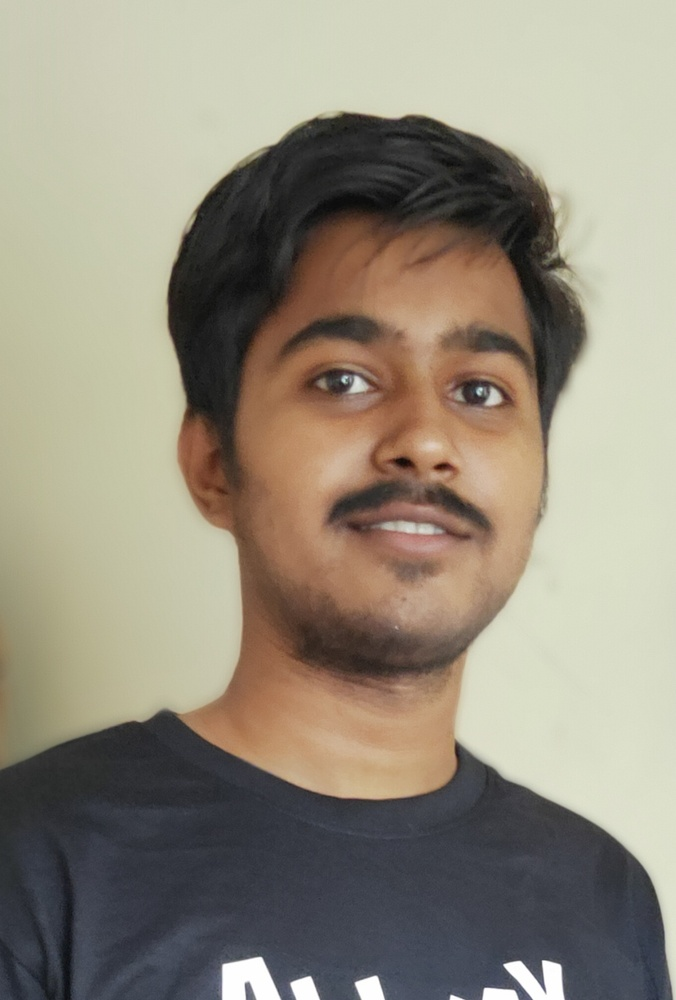
%> input picture Assignment-4/qq1.jpg, 676 x 1000 px, shrunk from 1216 x 1799 before the run
$ octave bit_plane_slicing.m   (GNU Octave 9; MATLAB toolbox functions it lacks are replaced by stand-ins)
%> lines starting %> are read from the running program, lines starting %| are printed output that depends on the picture; in (x1, y1, x2, y2) boxes, pixels count from 0 and x2, y2 are one past the last pixel; in counts of white or black regions, pixels touching at a corner belong together; the program's own positions count from 1
clc
clear all
close all
warning off;
A = imread('qq1.jpg');
%> A is the input picture: size 1000x676x3 uint8; mean R, G, B 148.1, 140.5, 124.9
C = rgb2gray(A); % converting image to gray image first and then using that image.
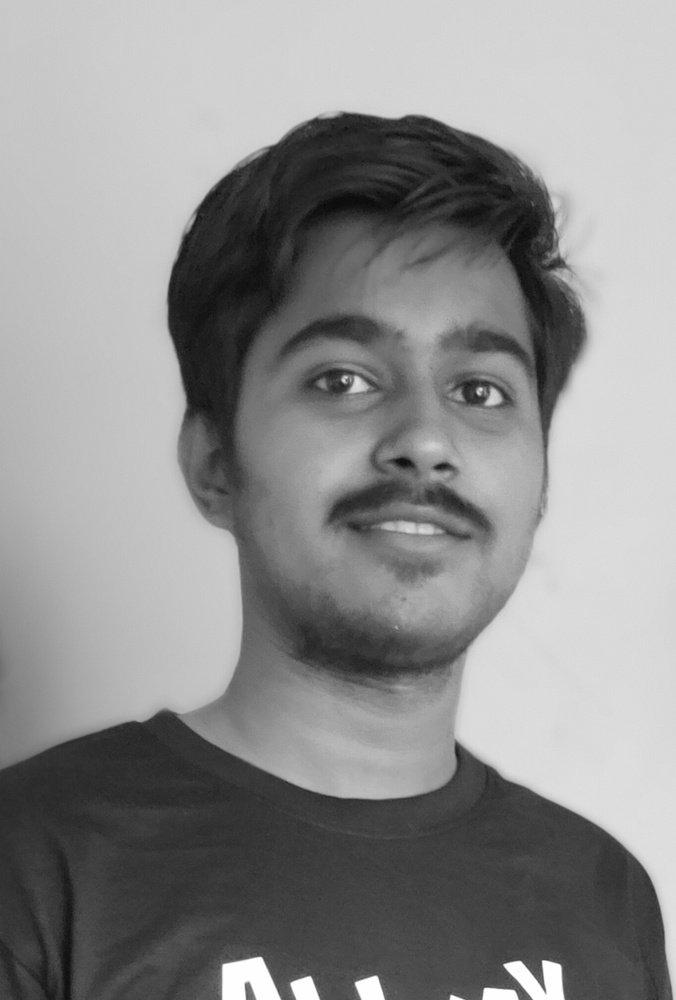
%> C: size 1000x676 uint8; min 8, max 255, mean 141
C = double(C);
%> C: size 1000x676 double
B = bitget(C,1);
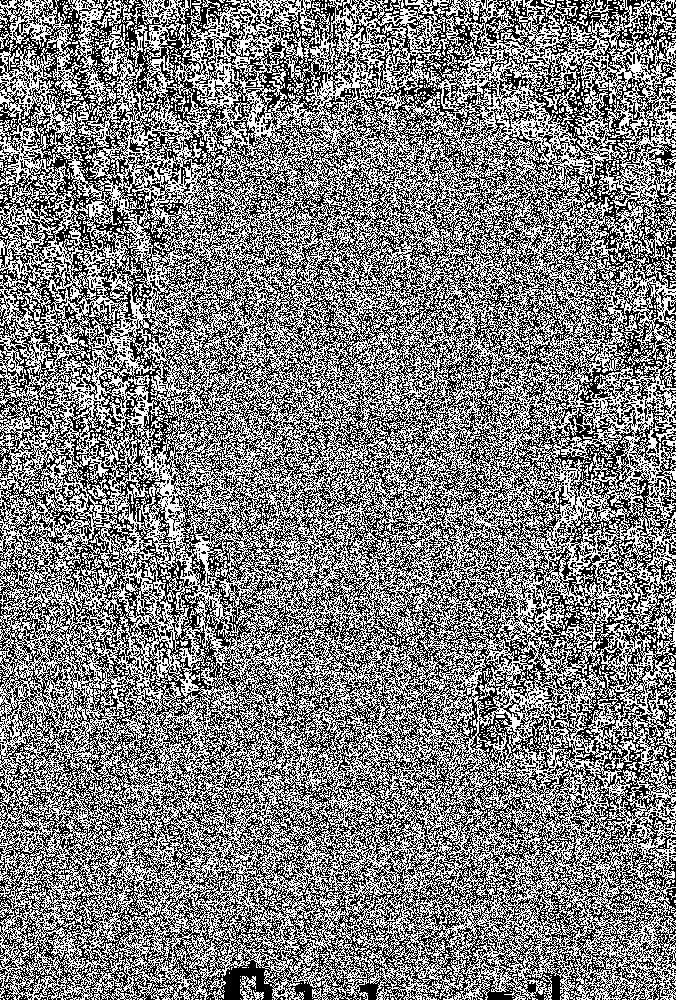
%> B: size 1000x676 logical; 50.1% white; black in thin lines or dots
figure,
subplot(2,4,1); imshow((B)); title('Bit plane 1');
B = bitget(C,2);
%> B: size 1000x676 logical; 49.2% white in thin lines or dots
subplot(2,4,2); imshow((B)); title('Bit plane 2');
B = bitget(C,3);
%> B: size 1000x676 logical; 49.1% white; 4583 white regions (4479 under 20 px), largest, box (x1, y1, x2, y2) and area: (0, 0, 676, 1000) 313163, (647, 571, 676, 715) 1570, (518, 717, 551, 760) 407
subplot(2,4,3); imshow((B)); title('Bit plane 3');
B = bitget(C,4);
%> B: size 1000x676 logical; 49.2% white; 4215 white regions (4122 under 20 px), largest, box (x1, y1, x2, y2) and area: (0, 0, 604, 1000) 202334, (461, 287, 676, 981) 69856, (163, 797, 675, 1000) 24075
subplot(2,4,4); imshow((B)); title('Bit plane 4');
B = bitget(C,5);
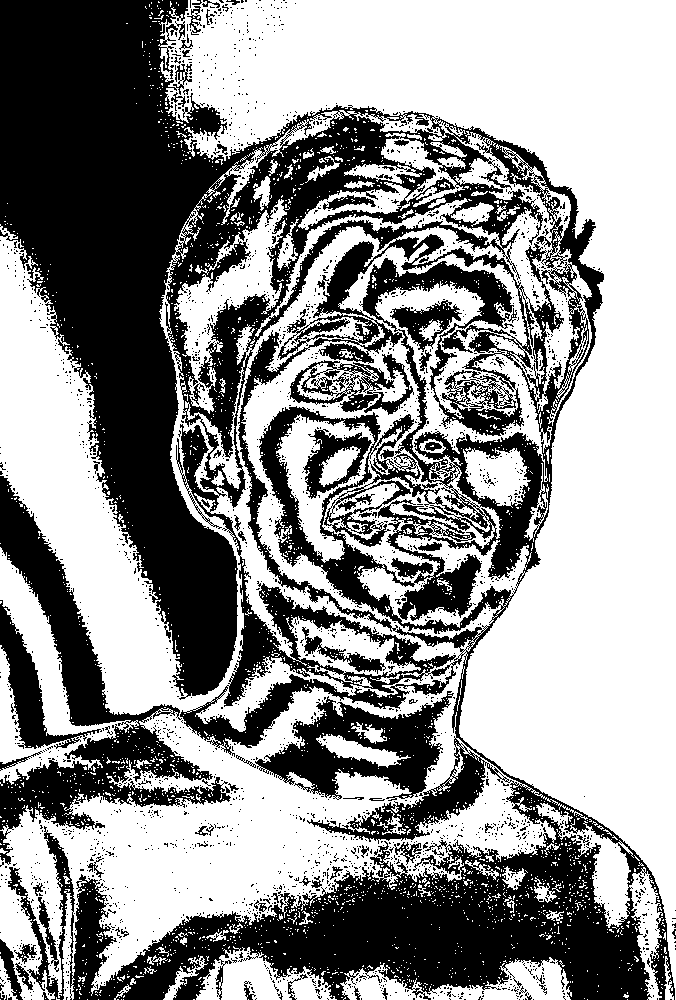
%> B: size 1000x676 logical; 57.4% white; 2404 black regions (2320 under 20 px), largest, box (x1, y1, x2, y2) and area: (0, 0, 675, 1000) 237547, (0, 476, 231, 865) 19674, (255, 691, 454, 801) 9212
subplot(2,4,5); imshow((B)); title('Bit plane 5');
B = bitget(C,6);
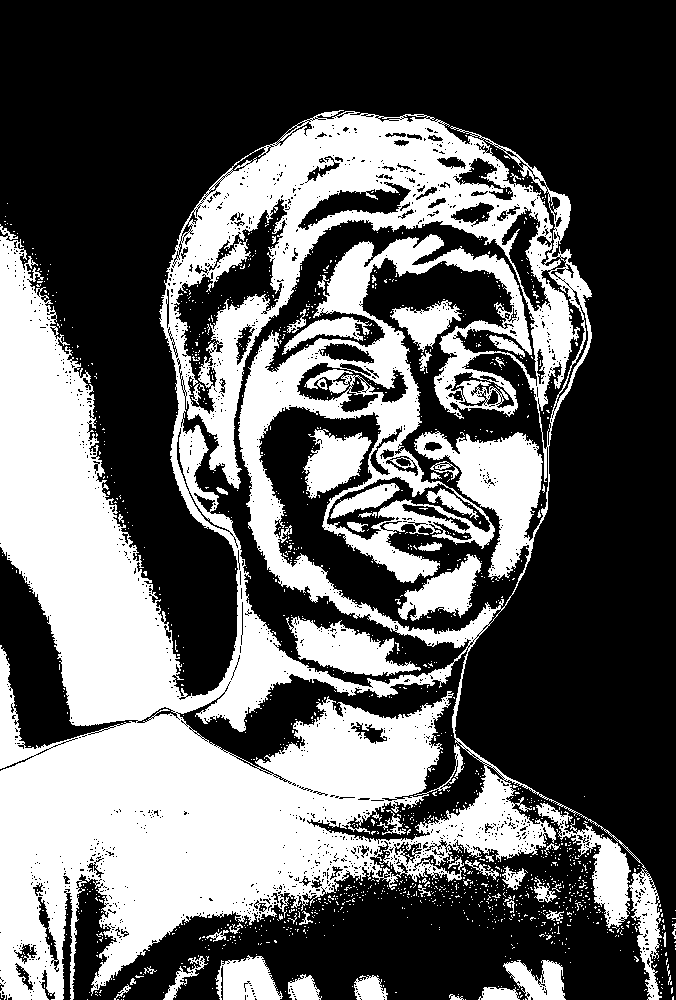
%> B: size 1000x676 logical; 37.8% white; 1467 white regions (1411 under 20 px), largest, box (x1, y1, x2, y2) and area: (0, 110, 662, 1000) 229887, (286, 616, 421, 676) 3904, (303, 429, 372, 499) 2707
subplot(2,4,6); imshow((B)); title('Bit plane 6');
B = bitget(C,7);
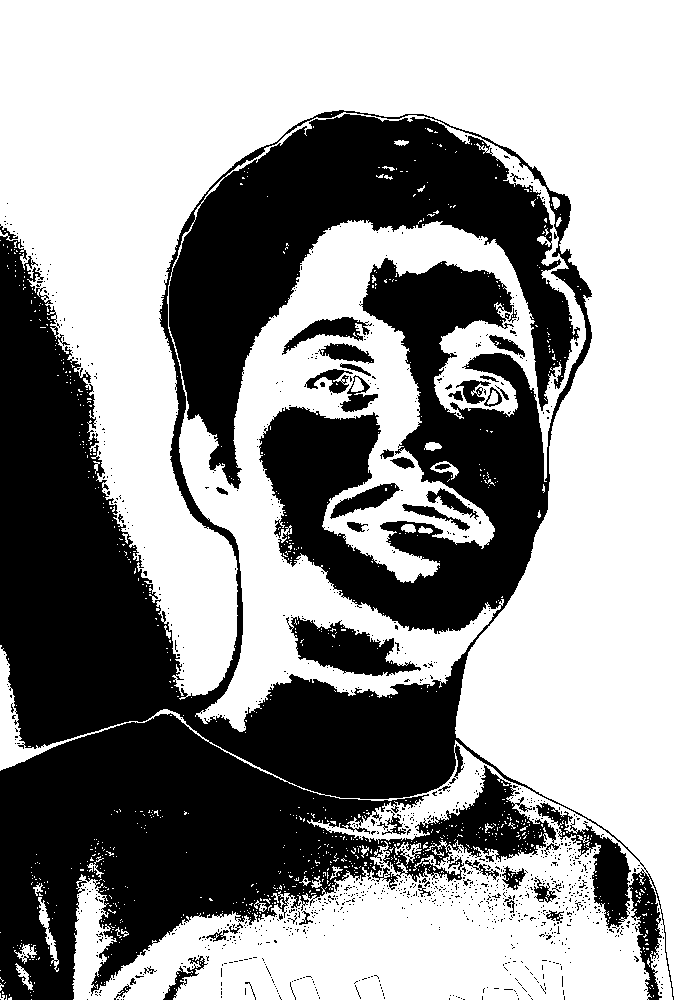
%> B: size 1000x676 logical; 58.8% white; 1193 black regions (1143 under 20 px), largest, box (x1, y1, x2, y2) and area: (0, 110, 674, 1000) 263232, (286, 616, 421, 676) 3904, (282, 317, 372, 355) 1145
subplot(2,4,7); imshow((B)); title('Bit plane 7');
B = bitget(C,8);
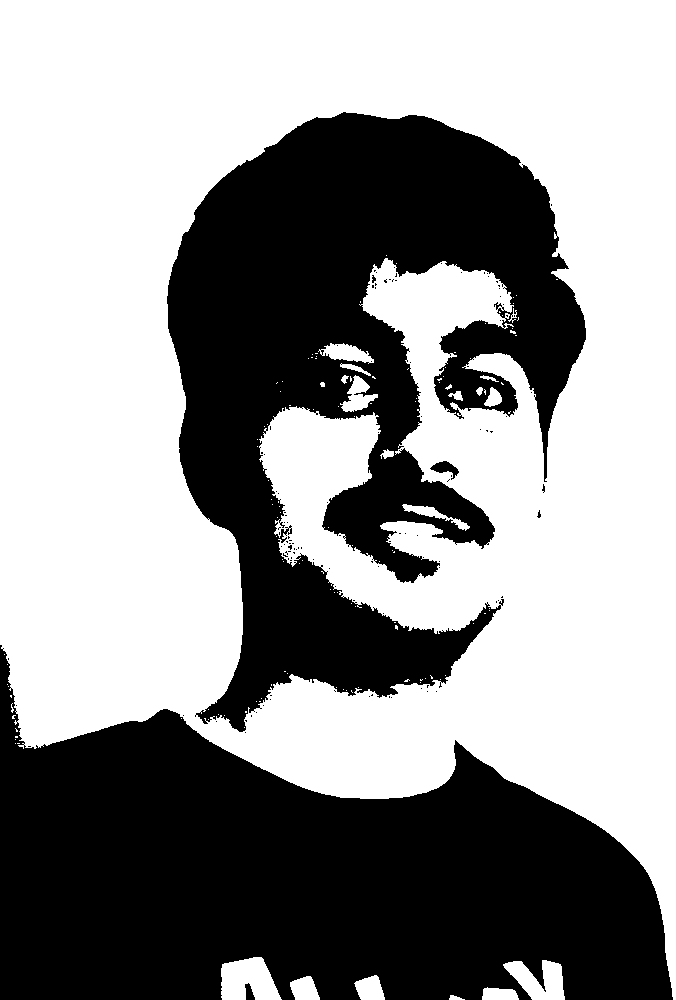
%> B: size 1000x676 logical; 58.4% white; 115 black regions (110 under 20 px), largest, box (x1, y1, x2, y2) and area: (0, 645, 673, 1000) 145770, (167, 112, 586, 732) 134737, (430, 461, 459, 480) 242, (245, 983, 255, 1000) 110, (372, 275, 376, 283) 21
subplot(2,4,8); imshow((B)); title('Bit plane 8');
